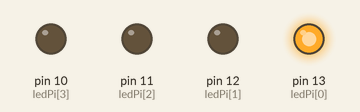
Recording of a sketch running on a simulated Arduino Uno, built with avr-gcc and run on an emulated ATmega328P. Parts: output pins drawn as LEDs (lit = HIGH).

Above: at 0.1 s.
At 0.7 s:
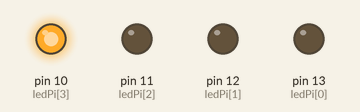
At 1.3 s:
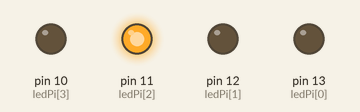
At 2.7 s:
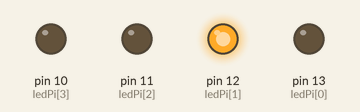
Timing chart, 0 to 3.0 s (numbered marks = the images above):
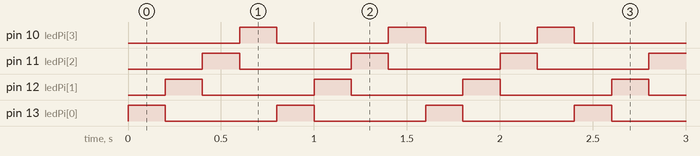

The sketch:

script.ino
```cpp
// Primeira Aula de microcontroladores

int ledPi[4] = {13,12,11,10};
int wait = 200;
int contLed = sizeof(ledPi)/ sizeof(ledPi[0]);

void setup() // bloco de configuração ( R: 1x )
{
  for ( int i = 0 ; i < contLed ; i++ ){
	  pinMode(ledPi[i], OUTPUT);
  }
}

void loop() // bloco de repetição ( R: Infinito )
{
  for ( int i = 0 ; i < contLed ; i++ ) {
    digitalWrite(ledPi[i], HIGH);
    delay(wait);
    digitalWrite(ledPi[i], LOW);
  }
}
```

Measured:
- by itself, pin 10 (ledPi[3]), pin 11 (ledPi[2]), pin 12 (ledPi[1]), pin 13 (ledPi[0]): alternates HIGH for 0.20 s and LOW for 0.60 s
- by itself, everything shown: repeats every 0.80 s, in 4 steps
